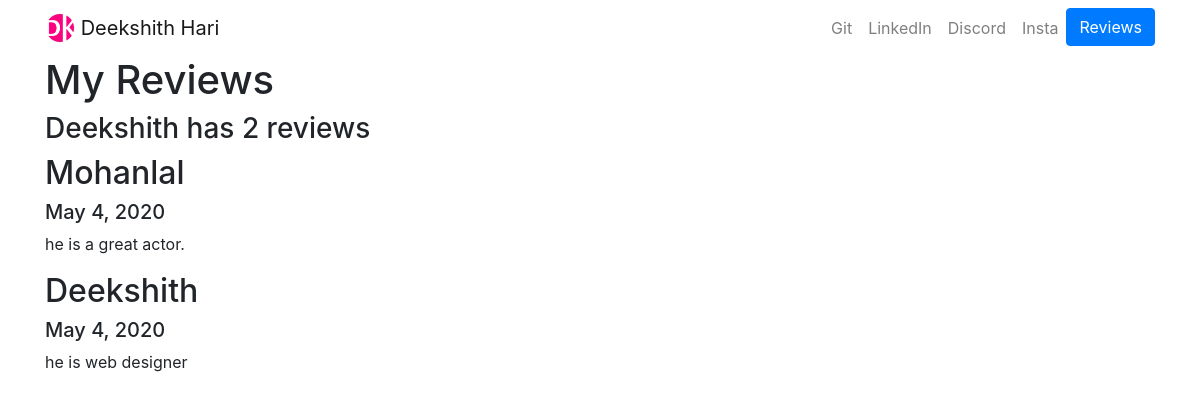
/blog/, run on an earlier commit of the app's database.
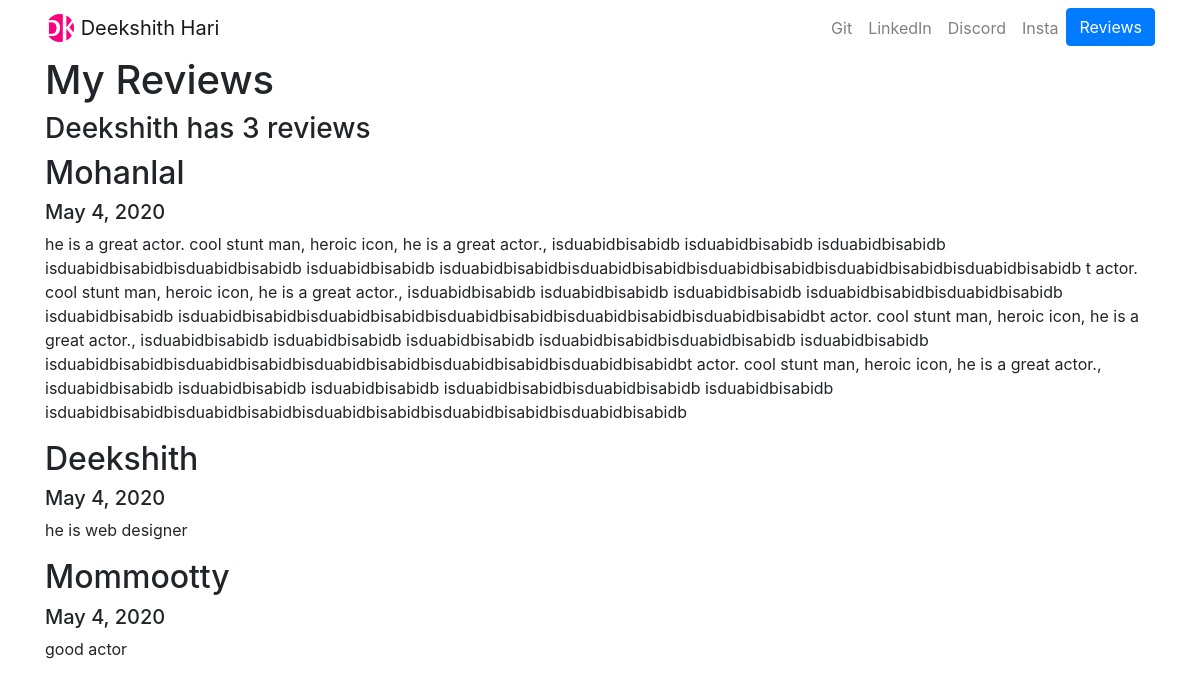
And on a later commit of the database.
### blogapp/models.py (models this page shows, shortened)
class Inside(models.Model):
    title = models.CharField(max_length = 100)
    text = models.TextField()
    date = models.DateField(auto_now=True)

### blogapp/views.py (the view)
# urls.py: path('', views.all_blogs, name='all_blogs'),
def all_blogs(request):
    inside = Inside.objects.order_by('-date')
    return render(request, 'blogapp/all_blogs.html',{'insides':inside})

### blogapp/templates/blogapp/all_blogs.html
{% extends 'portfolio/base.html' %}
{% block content %}
            <h1>My Reviews</h1>
            <h3>Deekshith has {{ insides.count }} review{{ insides.count|pluralize }}</h3>
            {% for inside in insides %}
            <h2>{{ inside.title }}</h2>
            <h5>{{ inside.date }}</h5>
            <p>{{ inside.text }}</p>
            {% endfor %}
  {% endblock %}

What changed in the data, as far as the page shows it:
changed Inside "Mohanlal": text "he is a great actor." → "he is a great actor. cool stunt man, heroic icon, he is a great actor., isduabidbisabidb isduabidbisabidb isduabidbisabidb isduabidbisabidbisduabidbisabidb isduabidbisabidb isduabidbisabidbisduabidbisabidbisduabidbisabidbisduabidbisabidbisduabidbisabidb t actor. cool stunt man, heroic icon, he is a great actor., isduabidbisabidb isduabidbisabidb isduabidbisabidb isduabidbisabidbisduabidbisabidb isduabidbisabidb isduabidbisabidbisduabidbisabidbisduabidbisabidbisduabidbisabidbisduabidbisabidbt actor. cool stunt man, heroic icon, he is a great actor., isduabidbisabidb isduabidbisabidb isduabidbisabidb isduabidbisabidbisduabidbisabidb isduabidbisabidb…"
added Inside: title "Mommootty", date "May 4, 2020", text "good actor"
Also different on the page:
{{ insides.count }}: "2" → "3"
